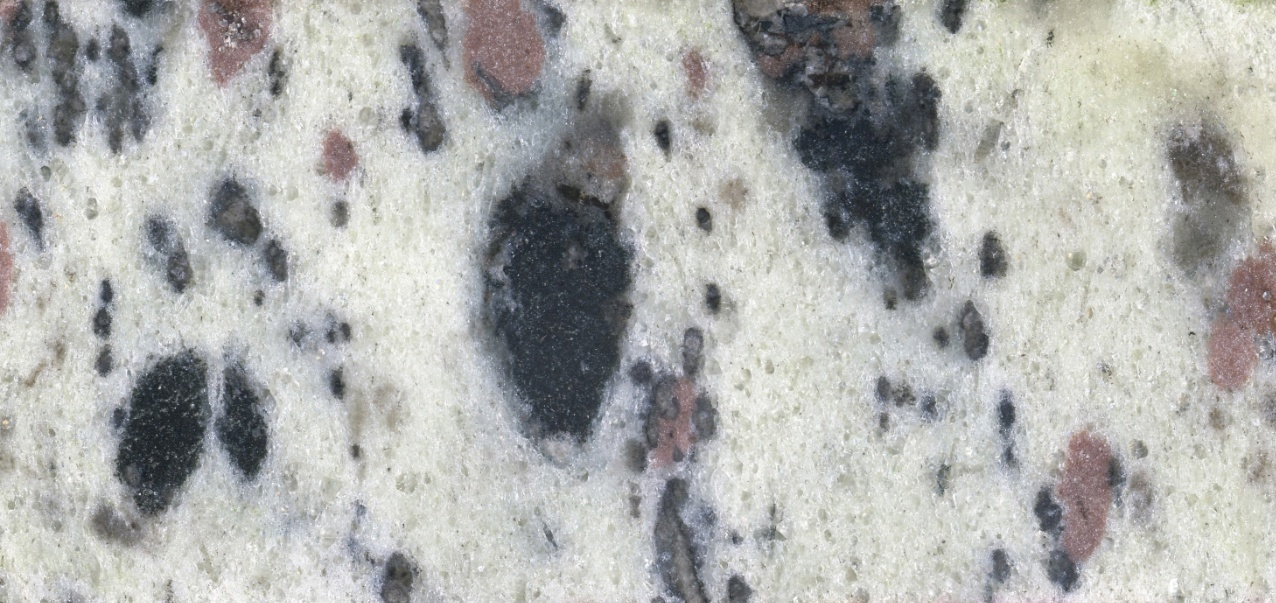
#> input picture img.png, 1276 x 603 px
$ python Gistogramm.py
#> lines starting #> are read from the running program, lines starting #| are printed output that depends on the picture; after the words box and inside, x2 and y2 are one past the last pixel; in counts of white or black regions, pixels touching at a corner belong together
import cv2
import numpy as np
import matplotlib.pyplot as plt
from mpl_toolkits.mplot3d import Axes3D

# Параметры
image_path = "img.png"  # Укажите путь к вашему изображению
h_range = (0, 180)  # Диапазон H
s_range = (36, 65)  # Диапазон S
v_range = (124, 158)  # Диапазон V

def create_3d_hsv_histogram(image_path, h_range, s_range, v_range):
    """
    Создает 3D точечную гистограмму значений HSV каналов изображения.

    :param image_path: Путь к изображению
    :param h_range: Диапазон значений для H (например, (0, 180))
    :param s_range: Диапазон значений для S (например, (0, 255))
    :param v_range: Диапазон значений для V (например, (0, 255))
    """
#> called with image_path = 'img.png', h_range = (0, 180), s_range = (36, 65), v_range = (124, 158)
    # Загружаем изображение
    image = cv2.imread(image_path)
#> image is the input picture: shape (603, 1276, 3); mean B, G, R 173.5, 175.5, 174.4
    if image is None:
        raise ValueError("Не удалось загрузить изображение по указанному пути.")

    # Преобразуем изображение в пространство HSV
    hsv_image = cv2.cvtColor(image, cv2.COLOR_BGR2HSV)
#> hsv_image: shape (603, 1276, 3); mean H, S, V 65.6, 15.4, 178.6

    # Извлекаем каналы HSV
    h, s, v = cv2.split(hsv_image)
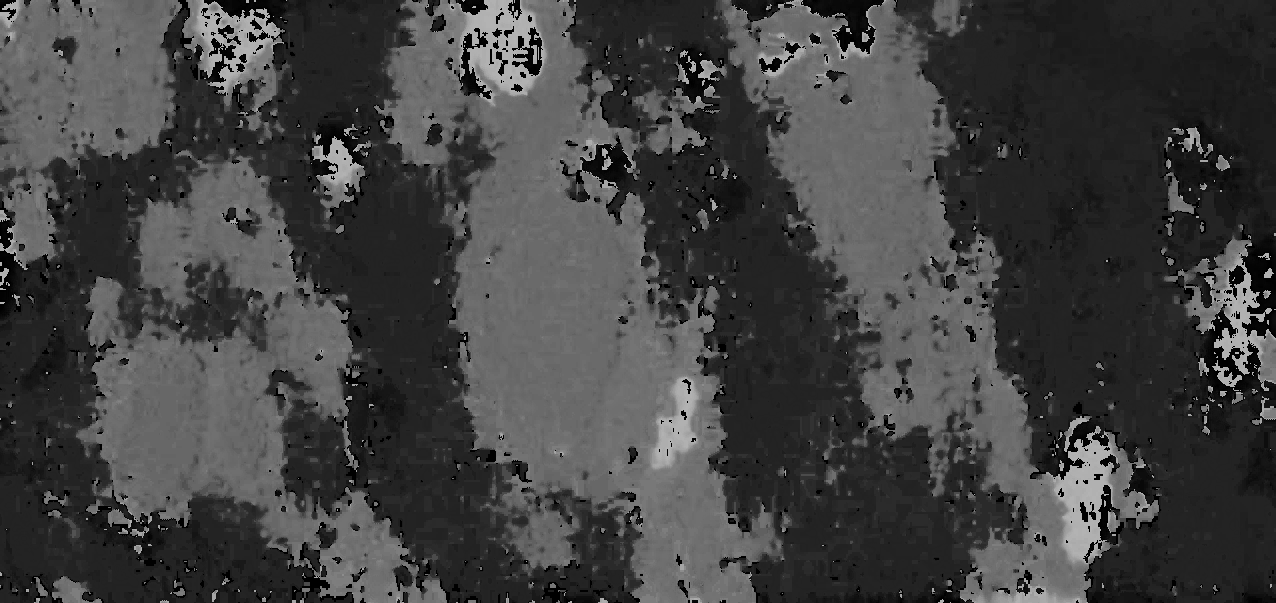
#> h: shape (603, 1276); min 0, max 179, mean 65.6
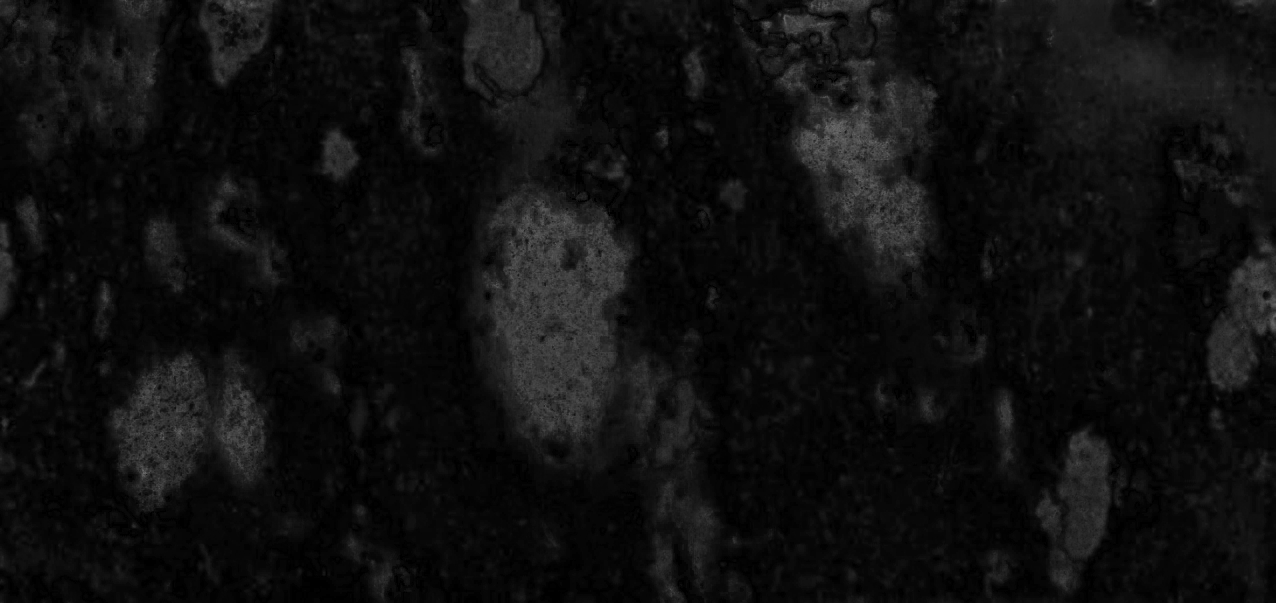
#> s: shape (603, 1276); min 0, max 113, mean 15.4
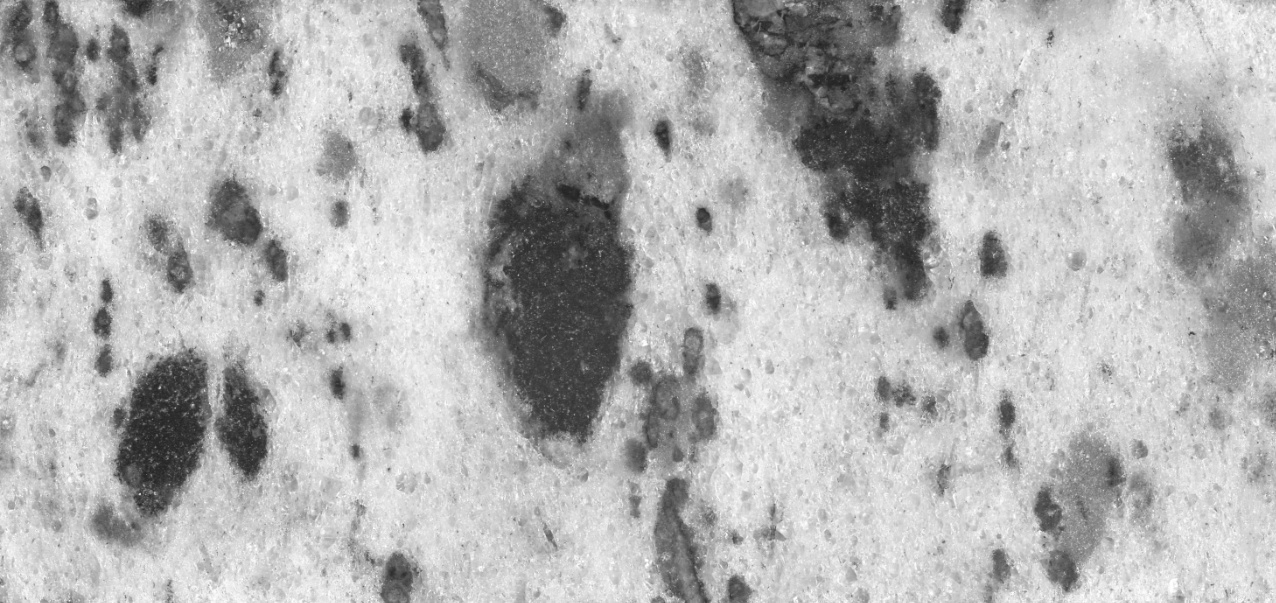
#> v: shape (603, 1276); min 31, max 255, mean 178.6

    # Фильтрация по заданным диапазонам
    mask = (
            (h >= h_range[0]) & (h <= h_range[1]) &
            (s >= s_range[0]) & (s <= s_range[1]) &
            (v >= v_range[0]) & (v <= v_range[1])
    )
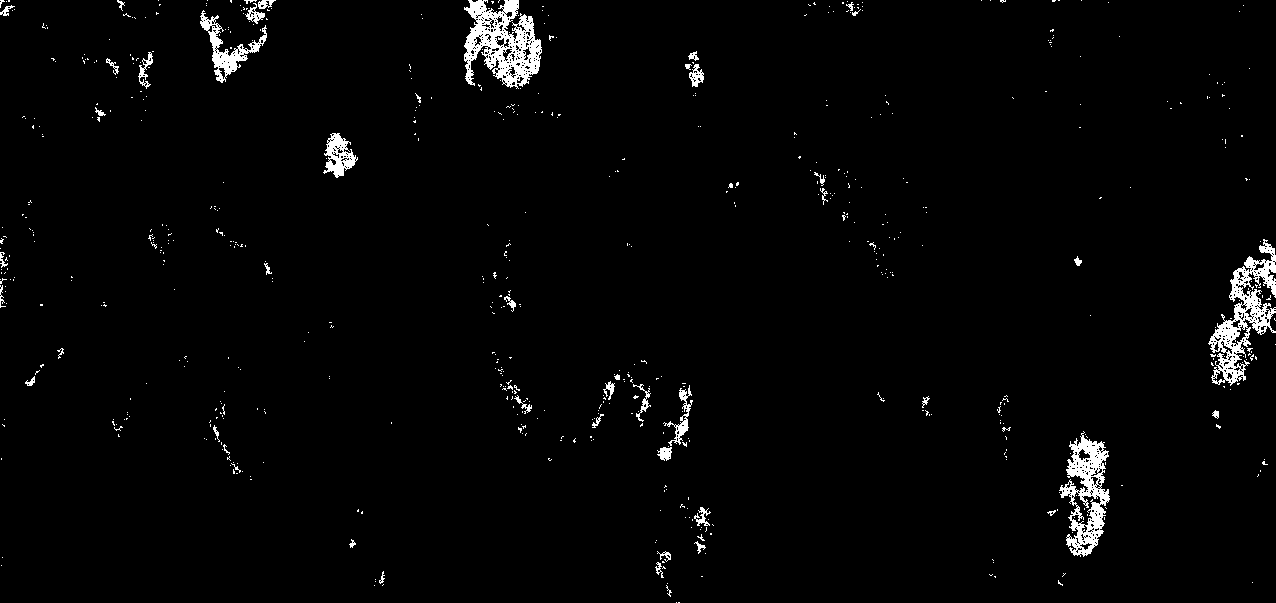
#> mask: shape (603, 1276) bool; 2.1% white; 648 white regions (599 under 20 px), largest, box (x1, y1, x2, y2) and area: (464, 0, 542, 89) 3743, (1208, 239, 1276, 386) 3327, (1059, 431, 1110, 557) 2836

    # Применяем маску к каналам
    h_filtered = h[mask]
#> h_filtered = 16530 values, max 179 at index 49, min 0 at index 17, mean 103
    s_filtered = s[mask]
#> s_filtered = 16530 values, max 65 at index 284, min 36 at index 39, mean 42.98
    v_filtered = v[mask]
#> v_filtered = 16530 values, max 158 at index 84, min 124 at index 17, mean 138.6

    # Создаем 3D-гистограмму
    fig = plt.figure(figsize=(10, 7))
    ax = fig.add_subplot(111, projection='3d')

    # Отображение точек
    ax.scatter(h_filtered, s_filtered, v_filtered, c=np.stack((h_filtered, s_filtered, v_filtered), axis=-1) / 255.0,
               s=1)

    # Настройка осей
    ax.set_xlabel('H (Hue)')
    ax.set_ylabel('S (Saturation)')
    ax.set_zlabel('V (Value)')
    ax.set_xlim(h_range)
    ax.set_ylim(s_range)
    ax.set_zlim(v_range)

    plt.title('3D HSV Histogram')
    plt.show()
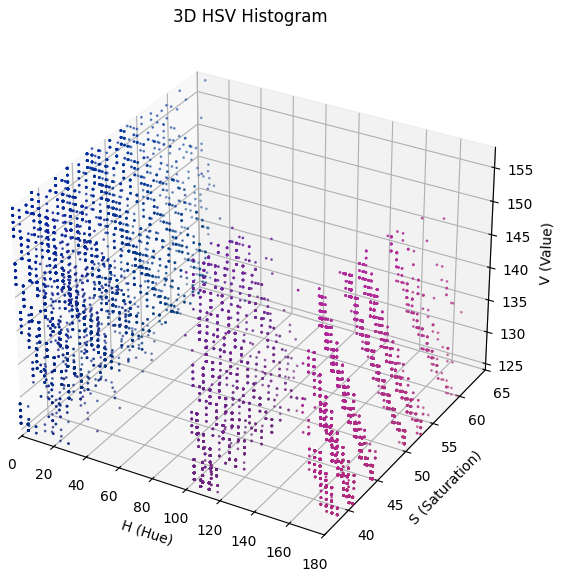
#> figure drawn by matplotlib, 1 panel

create_3d_hsv_histogram(image_path, h_range, s_range, v_range)
